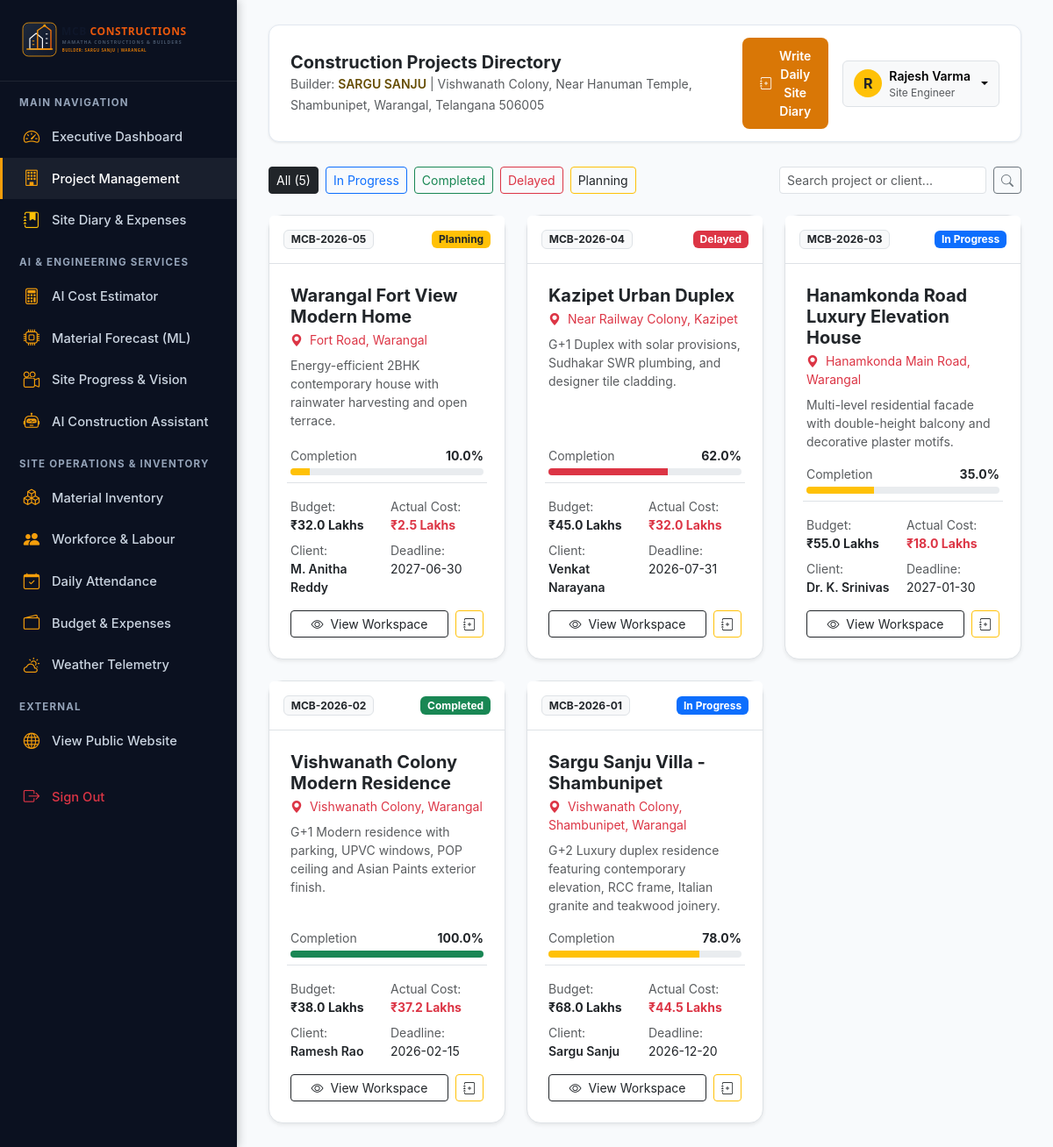
Page /projects (signed in) on the committed database.
### tables this page shows
CREATE TABLE projects (
        id INTEGER PRIMARY KEY AUTOINCREMENT,
        name TEXT NOT NULL,
        code TEXT UNIQUE NOT NULL,
        client_name TEXT NOT NULL,
        client_phone TEXT,
        location TEXT NOT NULL,
        building_type TEXT NOT NULL,
        plot_area REAL NOT NULL,
        built_up_area REAL NOT NULL,
        floors INTEGER NOT NULL DEFAULT 1,
        budget REAL NOT NULL,
        actual_cost REAL DEFAULT 0.0,
        start_date DATE NOT NULL,
        deadline DATE NOT NULL,
        status TEXT NOT NULL DEFAULT 'Planning' CHECK(status IN ('Planning', 'In Progress', 'Completed', 'Delayed', 'On Hold')),
        completion_percentage REAL DEFAULT 0.0,
        project_manager_id INTEGER,
        site_engineer_id INTEGER,
        description TEXT,
        created_at TIMESTAMP DEFAULT CURRENT_TIMESTAMP,
        FOREIGN KEY (project_manager_id) REFERENCES users(id) ON DELETE SET NULL,
        FOREIGN KEY (site_engineer_id) REFERENCES users(id) ON DELETE SET NULL
    );

CREATE TABLE users (
        id INTEGER PRIMARY KEY AUTOINCREMENT,
        username TEXT UNIQUE NOT NULL,
        email TEXT UNIQUE NOT NULL,
        password_hash TEXT NOT NULL,
        full_name TEXT NOT NULL,
        role TEXT NOT NULL CHECK(role IN ('Administrator', 'Project Manager', 'Site Engineer', 'Inventory Manager')),
        phone TEXT,
        created_at TIMESTAMP DEFAULT CURRENT_TIMESTAMP
    );

### routes/projects.py (the view)
@projects_bp.route('/projects')
@login_required
def list_projects():
    status_filter = request.args.get('status', '')
    search = request.args.get('search', '').strip()
    conn = get_db_connection()
    query = """
        SELECT p.*,
               u1.full_name as manager_name,
               u2.full_name as engineer_name,
               (SELECT COUNT(*) FROM tasks t WHERE t.project_id = p.id) as total_tasks,
               (SELECT COUNT(*) FROM tasks t WHERE t.project_id = p.id AND t.status = 'Completed') as completed_tasks
        FROM projects p
        LEFT JOIN users u1 ON p.project_manager_id = u1.id
        LEFT JOIN users u2 ON p.site_engineer_id = u2.id
        WHERE 1=1
    """
    params = []
    if status_filter:
        query += " AND p.status = ?"
        params.append(status_filter)
    if search:
        query += " AND (p.name LIKE ? OR p.code LIKE ? OR p.client_name LIKE ? OR p.location LIKE ?)"
        term = f"%{search}%"
        params.extend([term, term, term, term])
    query += " ORDER BY p.id DESC"
    projects = conn.execute(query, params).fetchall()
    conn.close()
    return render_template('projects.html', projects=projects, current_status=status_filter, search=search)

### app.py (called while the page is built)
@app.context_processor
def inject_global_data():
    return {
        "company_name": "MAMATHA CONSTRUCTIONS & BUILDERS",
        "company_short": "MCB CONSTRUCTIONS",
        "primary_builder": "SARGU SANJU",
        "office_address": "Vishwanath Colony, Near Hanuman Temple, Shambunipet, Warangal, Telangana 506005",
        "primary_phone": "7386181866",
        "current_user": session,
        "current_year": 2026,
        "current_lang": session.get('lang', 'en')
    }

### database/db.py (called while the page is built)
def get_db_connection():
    conn = sqlite3.connect(DB_PATH)
    conn.row_factory = sqlite3.Row
    conn.execute("PRAGMA foreign_keys = ON;")
    return conn

### routes/auth.py (called while the page is built)
def login_required(f):
    @wraps(f)
    def decorated_function(*args, **kwargs):
        if 'user_id' not in session:
            flash('Please log in to access this page.', 'warning')
            return redirect(url_for('auth.login', next=request.url))
        return f(*args, **kwargs)
    return decorated_function

### templates/projects.html (shortened to what this page needs)
{% extends "base.html" %}
{% block page_title %}Construction Projects Directory{% endblock %}
{% block content %}
<div class="d-flex flex-wrap justify-content-between align-items-center mb-4 gap-3">
  <div class="d-flex gap-2 flex-wrap">
    <a href="{{ url_for('projects.list_projects') }}" class="btn btn-sm {% if not current_status %}btn-dark{% else %}btn-outline-dark{% endif %}">
      All ({{ projects|length }})
    </a>
    <a href="{{ url_for('projects.list_projects', status='In Progress') }}" class="btn btn-sm {% if current_status == 'In Progress' %}btn-primary{% else %}btn-outline-primary{% endif %}">
      In Progress
    </a>
    <a href="{{ url_for('projects.list_projects', status='Completed') }}" class="btn btn-sm {% if current_status == 'Completed' %}btn-success{% else %}btn-outline-success{% endif %}">
      Completed
    </a>
    <a href="{{ url_for('projects.list_projects', status='Delayed') }}" class="btn btn-sm {% if current_status == 'Delayed' %}btn-danger{% else %}btn-outline-danger{% endif %}">
      Delayed
    </a>
    <a href="{{ url_for('projects.list_projects', status='Planning') }}" class="btn btn-sm {% if current_status == 'Planning' %}btn-warning{% else %}btn-outline-warning text-dark{% endif %}">
      Planning
    </a>
  </div>
  <div class="d-flex gap-2">
    <form method="GET" action="{{ url_for('projects.list_projects') }}" class="d-flex gap-2">
      <input type="text" name="search" class="form-control form-control-sm" placeholder="Search project or client..." value="{{ search }}">
      <button type="submit" class="btn btn-sm btn-outline-secondary"><i class="bi bi-search"></i></button>
    </form>
  </div>
</div>
<div class="row g-4">
  {% for p in projects %}
  <div class="col-md-6 col-xl-4">
    <div class="card h-100 border rounded-4 shadow-sm bg-white hover-shadow">
      <div class="card-header bg-white border-bottom p-3 d-flex justify-content-between align-items-center">
        <span class="badge bg-light text-dark border fw-bold">{{ p.code }}</span>
        <span class="badge {% if p.status == 'Completed' %}bg-success{% elif p.status == 'In Progress' %}bg-primary{% elif p.status == 'Delayed' %}bg-danger{% else %}bg-warning text-dark{% endif %}">
          {{ p.status }}
        </span>
      </div>
      <div class="card-body p-4 d-flex flex-column">
        <h5 class="fw-bold text-dark mb-1">{{ p.name }}</h5>
        <div class="text-danger small mb-2"><i class="bi bi-geo-alt-fill me-1"></i> {{ p.location }}</div>
        <p class="text-muted small mb-3 flex-grow-1">{{ p.description or 'Custom residential structure adhering to MCB specifications.' }}</p>
        <div class="mb-3">
          <div class="d-flex justify-content-between small text-muted mb-1">
            <span>Completion</span>
            <span class="fw-bold text-dark">{{ p.completion_percentage }}%</span>
          </div>
          <div class="progress" style="height: 8px;">
            <div class="progress-bar {% if p.status == 'Completed' %}bg-success{% elif p.status == 'Delayed' %}bg-danger{% else %}bg-warning{% endif %}" style="width: {{ p.completion_percentage }}%;"></div>
          </div>
        </div>
        <div class="row g-2 mb-3 small border-top pt-2">
          <div class="col-6">
            <span class="text-muted d-block">Budget:</span>
            <strong class="text-dark">₹{{ "{:,.1f}".format(p.budget / 100000.0) }} Lakhs</strong>
          </div>
          <div class="col-6">
            <span class="text-muted d-block">Actual Cost:</span>
            <strong class="text-danger">₹{{ "{:,.1f}".format(p.actual_cost / 100000.0) }} Lakhs</strong>
          </div>
          <div class="col-6">
            <span class="text-muted d-block">Client:</span>
            <span class="text-dark fw-semibold">{{ p.client_name }}</span>
          </div>
          <div class="col-6">
            <span class="text-muted d-block">Deadline:</span>
            <span class="text-dark">{{ p.deadline }}</span>
          </div>
        </div>
        <div class="d-flex gap-2 mt-auto">
          <a href="{{ url_for('projects.view_project', project_id=p.id) }}" class="btn btn-outline-dark btn-sm flex-grow-1">
            <i class="bi bi-eye me-1"></i> View Workspace
          </a>
          <a href="{{ url_for('site_diary.create_entry') }}" class="btn btn-sm btn-outline-warning text-dark" title="Log Daily Diary">
            <i class="bi bi-journal-plus"></i>
          </a>
        </div>
      </div>
    </div>
  </div>
  {% endfor %}
</div>
{% endblock %}

### templates/base.html (shortened to what this page needs)
<!DOCTYPE html>
<html lang="en">
<head>
  <link href="https://cdn.jsdelivr.net/npm/bootstrap@5.3.3/dist/css/bootstrap.min.css" rel="stylesheet">
  <link rel="stylesheet" href="https://cdn.jsdelivr.net/npm/bootstrap-icons@1.11.3/font/bootstrap-icons.min.css">
  <link rel="stylesheet" href="{{ url_for('static', filename='css/style.css') }}">
</head>
<body>
  <aside class="mcb-sidebar">
    <div class="mcb-sidebar-brand">
      <img src="{{ url_for('static', filename='images/mcb_logo.svg') }}" alt="MCB Logo">
    </div>
    <div class="mcb-nav-heading">Main Navigation</div>
    <a href="{{ url_for('dashboard.index') }}" class="mcb-nav-link {% if request.endpoint == 'dashboard.index' %}active{% endif %}">
      <i class="bi bi-speedometer2"></i> Executive Dashboard
    </a>
    <a href="{{ url_for('projects.list_projects') }}" class="mcb-nav-link {% if 'projects' in request.endpoint %}active{% endif %}">
      <i class="bi bi-building"></i> Project Management
    </a>
    <a href="{{ url_for('site_diary.index') }}" class="mcb-nav-link {% if 'site_diary' in request.endpoint %}active{% endif %}">
      <i class="bi bi-journal-bookmark-fill text-warning"></i> Site Diary & Expenses
    </a>
    <div class="mcb-nav-heading">AI & Engineering Services</div>
    <a href="{{ url_for('estimation.index') }}" class="mcb-nav-link {% if 'estimation' in request.endpoint %}active{% endif %}">
      <i class="bi bi-calculator"></i> AI Cost Estimator
    </a>
    <a href="{{ url_for('materials.prediction') }}" class="mcb-nav-link {% if request.endpoint == 'materials.prediction' %}active{% endif %}">
      <i class="bi bi-cpu"></i> Material Forecast (ML)
    </a>
    <a href="{{ url_for('progress.index') }}" class="mcb-nav-link {% if 'progress' in request.endpoint %}active{% endif %}">
      <i class="bi bi-camera-reels"></i> Site Progress & Vision
    </a>
    <a href="{{ url_for('chatbot.index') }}" class="mcb-nav-link {% if 'chatbot' in request.endpoint %}active{% endif %}">
      <i class="bi bi-robot"></i> AI Construction Assistant
    </a>
    <div class="mcb-nav-heading">Site Operations & Inventory</div>
    <a href="{{ url_for('materials.inventory') }}" class="mcb-nav-link {% if request.endpoint == 'materials.inventory' %}active{% endif %}">
      <i class="bi bi-boxes"></i> Material Inventory
    </a>
    <a href="{{ url_for('workforce.index') }}" class="mcb-nav-link {% if request.endpoint == 'workforce.index' %}active{% endif %}">
      <i class="bi bi-people-fill"></i> Workforce & Labour
    </a>
    <a href="{{ url_for('workforce.attendance') }}" class="mcb-nav-link {% if request.endpoint == 'workforce.attendance' %}active{% endif %}">
      <i class="bi bi-calendar-check"></i> Daily Attendance
    </a>
    <a href="{{ url_for('expenses.index') }}" class="mcb-nav-link {% if 'expenses' in request.endpoint %}active{% endif %}">
      <i class="bi bi-wallet2"></i> Budget & Expenses
    </a>
    <a href="{{ url_for('weather.index') }}" class="mcb-nav-link {% if 'weather' in request.endpoint %}active{% endif %}">
      <i class="bi bi-cloud-sun"></i> Weather Telemetry
    </a>
    <div class="mcb-nav-heading">External</div>
    <a href="{{ url_for('public.index') }}" class="mcb-nav-link" target="_blank">
      <i class="bi bi-globe"></i> View Public Website
    </a>
    <a href="{{ url_for('auth.logout') }}" class="mcb-nav-link text-danger mt-3">
      <i class="bi bi-box-arrow-right text-danger"></i> Sign Out
    </a>
  </aside>
  <main class="mcb-main-content">
    <header class="mcb-topbar">
      <div class="d-flex align-items-center gap-3">
        <div>
          <h5 class="mb-0 fw-bold text-dark">{% block page_title %}Dashboard{% endblock %}</h5>
          <small class="text-muted">Builder: <span class="fw-semibold text-warning-emphasis">{{ primary_builder }}</span> | {{ office_address }}</small>
        </div>
      </div>
      <div class="d-flex align-items-center gap-3">
        <a href="{{ url_for('site_diary.create_entry') }}" class="btn btn-mcb-primary btn-sm d-flex align-items-center gap-2">
          <i class="bi bi-journal-plus"></i> Write Daily Site Diary
        </a>
        <div class="dropdown">
          <button class="btn btn-light dropdown-toggle d-flex align-items-center gap-2 border" type="button" data-bs-toggle="dropdown">
            <div class="rounded-circle bg-warning text-dark fw-bold d-flex align-items-center justify-content-center" style="width:32px; height:32px;">
              {{ current_user.full_name[0] if current_user.full_name else 'U' }}
            </div>
            <div class="text-start d-none d-sm-block">
              <span class="d-block fw-semibold small">{{ current_user.full_name }}</span>
              <span class="d-block text-muted" style="font-size:0.75rem;">{{ current_user.role }}</span>
            </div>
          </button>
        </div>
      </div>
    </header>
    {% block content %}{% endblock %}
  </main>
</body>
</html>

### static/css/style.css (style rules this page uses)
:root { --mcb-navy-900: #0b1120; --mcb-navy-800: #0f172a; --mcb-navy-700: #1e293b; --mcb-navy-600: #334155; --mcb-orange-500: #f59e0b; --mcb-orange-600: #d97706; --mcb-orange-700: #b45309; --mcb-amber-light: #fef3c7; --mcb-surface: #ffffff; --mcb-bg: #f8fafc; --mcb-border: #e2e8f0; --mcb-text-dark: #0f172a; --mcb-text-muted: #64748b; --mcb-success: #10b981; --mcb-danger: #ef4444; --mcb-info: #0284c7; --mcb-radius: 12px; --mcb-shadow-sm: 0 1px 3px rgba(0,0,0,0.08); --mcb-shadow-md: 0 4px 12px rgba(15,23,42,0.08); --mcb-shadow-lg: 0 10px 25px rgba(15,23,42,0.12); --mcb-font-sans: 'Inter', -apple-system, BlinkMacSystemFont, 'Segoe UI', Roboto, sans-serif; --mcb-font-serif: 'Cambria Math', 'Georgia', serif; }
body { font-family: var(--mcb-font-sans); background-color: var(--mcb-bg); color: var(--mcb-text-dark); margin: 0; padding: 0; min-height: 100vh; }
.mcb-sidebar { width: 270px; background-color: var(--mcb-navy-900); color: #f8fafc; min-height: 100vh; position: fixed; left: 0; top: 0; bottom: 0; z-index: 1000; overflow-y: auto; box-shadow: 2px 0 10px rgba(0,0,0,0.2); transition: all 0.3s ease; }
.mcb-sidebar-brand { padding: 22px 20px; border-bottom: 1px solid rgba(255,255,255,0.08); display: flex; align-items: center; gap: 12px; }
.mcb-sidebar-brand img { height: 48px; width: auto; }
.mcb-nav-heading { font-size: 0.72rem; font-weight: 700; text-transform: uppercase; letter-spacing: 1.2px; color: #94a3b8; padding: 16px 22px 6px; }
.mcb-nav-link { display: flex; align-items: center; gap: 12px; padding: 10px 22px; color: #cbd5e1; text-decoration: none; font-size: 0.92rem; font-weight: 500; border-left: 3px solid transparent; transition: all 0.2s; }
.mcb-nav-link:hover, .mcb-nav-link.active { color: #ffffff; background-color: rgba(255,255,255,0.06); border-left-color: var(--mcb-orange-500); }
.mcb-nav-link i { font-size: 1.15rem; width: 22px; text-align: center; color: var(--mcb-orange-500); }
.mcb-main-content { margin-left: 270px; padding: 28px 36px; min-height: 100vh; }
.mcb-topbar { background: #ffffff; border-radius: var(--mcb-radius); padding: 14px 24px; display: flex; align-items: center; justify-content: space-between; margin-bottom: 28px; box-shadow: var(--mcb-shadow-sm); border: 1px solid var(--mcb-border); }
.btn-mcb-primary { background-color: var(--mcb-orange-600); color: #ffffff; font-weight: 600; border: none; border-radius: 8px; padding: 10px 20px; transition: all 0.2s; }

### rows in the picture
projects: client_name "SARGU SANJU", code "MCB-2026-01", status "In Progress", name "Sargu Sanju Villa - Shambunipet", location "Vishwanath Colony, Shambunipet, Warangal", description "G+2 Luxury duplex residence featuring contemporary elevation, RCC frame, Italian granite and teakwood joinery.", completion_percentage "78.0", p.budget/100000.0 "68.0", p.actual_cost/100000.0 "44.5", client_name "Sargu Sanju", deadline "2026-12-20"
users: full_name "Rajesh Varma", role "Site Engineer"
projects: code "MCB-2026-05", status "Planning", name "Warangal Fort View Modern Home", location "Fort Road, Warangal", description "Energy-efficient 2BHK contemporary house with rainwater harvesting and open terrace.", completion_percentage "10.0", p.budget/100000.0 "32.0", p.actual_cost/100000.0 "2.5", client_name "M. Anitha Reddy", deadline "2027-06-30"
projects: code "MCB-2026-04", status "Delayed", name "Kazipet Urban Duplex", location "Near Railway Colony, Kazipet", description "G+1 Duplex with solar provisions, Sudhakar SWR plumbing, and designer tile cladding.", completion_percentage "62.0", p.budget/100000.0 "45.0", p.actual_cost/100000.0 "32.0", client_name "Venkat Narayana", deadline "2026-07-31"
projects: code "MCB-2026-03", status "In Progress", name "Hanamkonda Road Luxury Elevation House", location "Hanamkonda Main Road, Warangal", description "Multi-level residential facade with double-height balcony and decorative plaster motifs.", completion_percentage "35.0", p.budget/100000.0 "55.0", p.actual_cost/100000.0 "18.0", client_name "Dr. K. Srinivas", deadline "2027-01-30"
projects: code "MCB-2026-02", status "Completed", name "Vishwanath Colony Modern Residence", location "Vishwanath Colony, Warangal", description "G+1 Modern residence with parking, UPVC windows, POP ceiling and Asian Paints exterior finish.", completion_percentage "100.0", p.budget/100000.0 "38.0", p.actual_cost/100000.0 "37.2", client_name "Ramesh Rao", deadline "2026-02-15"

### other values in the picture
{{ office_address }} "Vishwanath Colony, Near Hanuman Temple, Shambunipet, Warangal, Telangana 506005"
{{ current_user.full_name[0] if current_user.full_name else 'U' }} "R"
{{ projects|length }} "5"
